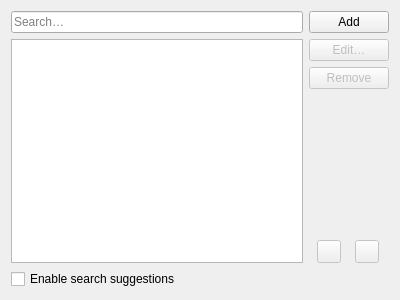
<?xml version="1.0" encoding="UTF-8"?>
<ui version="4.0">
 <class>Meerkat::PreferencesSearchPageWidget</class>
 <widget class="QWidget" name="Meerkat::PreferencesSearchPageWidget">
  <property name="geometry">
   <rect>
    <x>0</x>
    <y>0</y>
    <width>400</width>
    <height>300</height>
   </rect>
  </property>
  <layout class="QVBoxLayout" name="verticalLayout">
   <item>
    <layout class="QHBoxLayout" name="horizontalLayout">
     <item>
      <layout class="QVBoxLayout" name="searchViewLayout">
       <item>
        <widget class="QLineEdit" name="searchFilterLineEdit">
         <property name="placeholderText">
          <string>Search…</string>
         </property>
         <property name="clearButtonEnabled">
          <bool>true</bool>
         </property>
        </widget>
       </item>
       <item>
        <widget class="Meerkat::ItemViewWidget" name="searchViewWidget">
         <property name="editTriggers">
          <set>QAbstractItemView::SelectedClicked</set>
         </property>
         <property name="dragEnabled">
          <bool>true</bool>
         </property>
         <property name="dragDropOverwriteMode">
          <bool>false</bool>
         </property>
         <property name="dragDropMode">
          <enum>QAbstractItemView::InternalMove</enum>
         </property>
         <property name="defaultDropAction">
          <enum>Qt::MoveAction</enum>
         </property>
         <property name="alternatingRowColors">
          <bool>true</bool>
         </property>
         <property name="selectionMode">
          <enum>QAbstractItemView::SingleSelection</enum>
         </property>
         <property name="selectionBehavior">
          <enum>QAbstractItemView::SelectRows</enum>
         </property>
         <attribute name="headerDefaultSectionSize">
          <number>200</number>
         </attribute>
        </widget>
       </item>
      </layout>
     </item>
     <item>
      <layout class="QVBoxLayout" name="searchButtonsLayout" stretch="0,0,0,1,0">
       <item>
        <widget class="QPushButton" name="addSearchButton">
         <property name="text">
          <string>Add</string>
         </property>
        </widget>
       </item>
       <item>
        <widget class="QPushButton" name="editSearchButton">
         <property name="enabled">
          <bool>false</bool>
         </property>
         <property name="text">
          <string>Edit…</string>
         </property>
        </widget>
       </item>
       <item>
        <widget class="QPushButton" name="removeSearchButton">
         <property name="enabled">
          <bool>false</bool>
         </property>
         <property name="text">
          <string>Remove</string>
         </property>
        </widget>
       </item>
       <item>
        <spacer name="verticalSpacer">
         <property name="orientation">
          <enum>Qt::Vertical</enum>
         </property>
         <property name="sizeHint" stdset="0">
          <size>
           <width>13</width>
           <height>13</height>
          </size>
         </property>
        </spacer>
       </item>
       <item>
        <layout class="QHBoxLayout" name="searchMoveButtonsLayout">
         <item>
          <widget class="QToolButton" name="moveUpSearchButton">
           <property name="enabled">
            <bool>false</bool>
           </property>
           <property name="toolTip">
            <string>Move Up</string>
           </property>
          </widget>
         </item>
         <item>
          <spacer name="searchMoveButtonsSpacer">
           <property name="orientation">
            <enum>Qt::Horizontal</enum>
           </property>
           <property name="sizeType">
            <enum>QSizePolicy::Minimum</enum>
           </property>
           <property name="sizeHint" stdset="0">
            <size>
             <width>0</width>
             <height>0</height>
            </size>
           </property>
          </spacer>
         </item>
         <item>
          <widget class="QToolButton" name="moveDownSearchButton">
           <property name="enabled">
            <bool>false</bool>
           </property>
           <property name="toolTip">
            <string>Move Down</string>
           </property>
          </widget>
         </item>
        </layout>
       </item>
      </layout>
     </item>
    </layout>
   </item>
   <item>
    <widget class="QCheckBox" name="searchSuggestionsCheckBox">
     <property name="text">
      <string>Enable search suggestions</string>
     </property>
    </widget>
   </item>
  </layout>
 </widget>
 <customwidgets>
  <customwidget>
   <class>Meerkat::ItemViewWidget</class>
   <extends>QTreeView</extends>
   <header>src/ui/ItemViewWidget.h</header>
  </customwidget>
 </customwidgets>
 <resources/>
 <connections/>
</ui>
